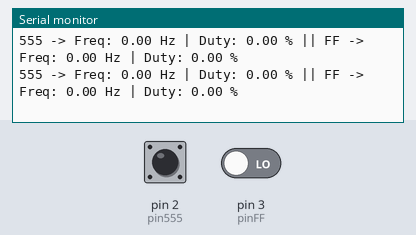
The sketch below on a simulated Arduino Uno, built with avr-gcc and run on an emulated ATmega328P. Parts: the last lines printed to the serial monitor. The inputs (shaded band) are chosen by the test bench; at power-on: pin 2 (pin555) LOW, pin 3 (pinFF) LOW.

Above: at 1.2 s.
1.3 s: pin 2 (pin555) driven HIGH
At 1.47 s:
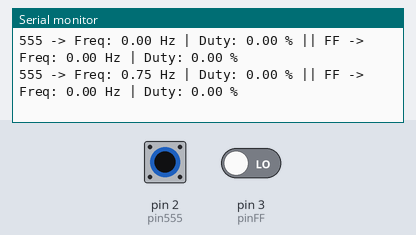
4.3 s: pin 2 (pin555) driven LOW
At 4.43 s:
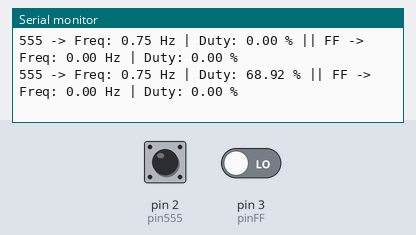
7.3 s: pin 3 (pinFF) driven HIGH
At 7.44 s:
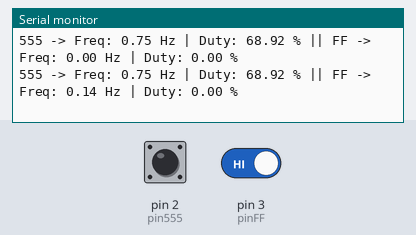
10.3 s: pin 3 (pinFF) driven LOW
At 10.44 s:
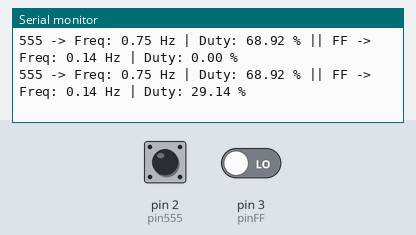
13.3 s: pin 2 (pin555) pulsed HIGH 2 times (0.12 s each, 0.3 s apart)
At 13.48 s:
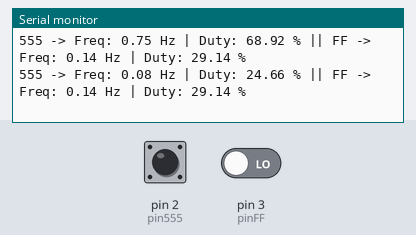
16.9 s: pin 2 (pin555) driven HIGH
At 17.08 s:
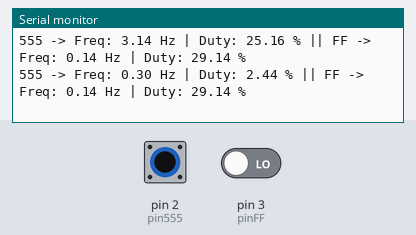
Timing chart, 0 to 19.9 s (numbered marks = the images above; inputs shaded):
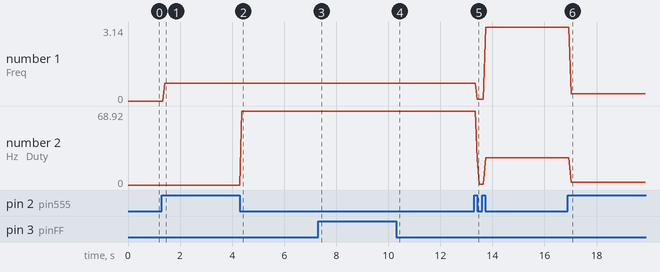

Measured:
- after the input at 1.3 s, the serial monitor: prints a new line after 0.10 s (image 1)
- after the input at 4.3 s, the serial monitor: prints a new line after 0.07 s (image 2)
- after the input at 7.3 s, the serial monitor: prints a new line after 0.07 s (image 3)
- after the input at 10.3 s, the serial monitor: prints a new line after 0.08 s (image 4)
- after the input at 13.3 s, the serial monitor: prints a new line after 0.12 s (image 5)
- after the input at 16.9 s, the serial monitor: prints a new line after 0.12 s (image 6)
- plotted number 1: 0 → 0.75 after the input at 1.3 s, 0.75 → 3.14 after the input at 13.3 s, 3.14 → 0.3 after the input at 16.9 s
- plotted number 2: 0 → 68.92 after the input at 4.3 s, 68.92 → 25.16 after the input at 13.3 s, 25.16 → 2.44 after the input at 16.9 s

The sketch:

Temporizador_en_Arduino.ino
```cpp
// Pines
const int pin555 = 2;
const int pinFF  = 3;

// Variables canal 555
int estadoActual555 = LOW;
int estadoAnterior555 = LOW;
unsigned long tiempoAnterior555 = 0;
unsigned long periodo555 = 0;

unsigned long tHigh555 = 0;
unsigned long tLow555 = 0;
unsigned long tiempoCambio555 = 0;

// Variables canal FF
int estadoActualFF = LOW;
int estadoAnteriorFF = LOW;
unsigned long tiempoAnteriorFF = 0;
unsigned long periodoFF = 0;

unsigned long tHighFF = 0;
unsigned long tLowFF = 0;
unsigned long tiempoCambioFF = 0;

void setup() {
  Serial.begin(9600);

  pinMode(pin555, INPUT);
  pinMode(pinFF, INPUT);
}

void loop() {
  unsigned long tiempoActual = millis();

  // =========================
  // CANAL 555
  // =========================
  estadoActual555 = digitalRead(pin555);

  // Detección de flanco ascendente
  if (estadoActual555 == HIGH && estadoAnterior555 == LOW) {
    periodo555 = tiempoActual - tiempoAnterior555;
    tiempoAnterior555 = tiempoActual;
  }

  // Medición HIGH/LOW
  if (estadoActual555 != estadoAnterior555) {
    if (estadoActual555 == HIGH) {
      tLow555 = tiempoActual - tiempoCambio555;
    } else {
      tHigh555 = tiempoActual - tiempoCambio555;
    }
    tiempoCambio555 = tiempoActual;
  }

  estadoAnterior555 = estadoActual555;

  // =========================
  // CANAL FLIP-FLOP
  // =========================
  estadoActualFF = digitalRead(pinFF);

  if (estadoActualFF == HIGH && estadoAnteriorFF == LOW) {
    periodoFF = tiempoActual - tiempoAnteriorFF;
    tiempoAnteriorFF = tiempoActual;
  }

  if (estadoActualFF != estadoAnteriorFF) {
    if (estadoActualFF == HIGH) {
      tLowFF = tiempoActual - tiempoCambioFF;
    } else {
      tHighFF = tiempoActual - tiempoCambioFF;
    }
    tiempoCambioFF = tiempoActual;
  }

  estadoAnteriorFF = estadoActualFF;

  // =========================
  // CÁLCULOS
  // =========================
  float frecuencia555 = (periodo555 > 0) ? 1000.0 / periodo555 : 0;
  float duty555 = (tHigh555 + tLow555 > 0) ? (tHigh555 * 100.0) / (tHigh555 + tLow555) : 0;

  float frecuenciaFF = (periodoFF > 0) ? 1000.0 / periodoFF : 0;
  float dutyFF = (tHighFF + tLowFF > 0) ? (tHighFF * 100.0) / (tHighFF + tLowFF) : 0;

  // =========================
  // SALIDA
  // =========================
  Serial.print("555 -> Freq: ");
  Serial.print(frecuencia555);
  Serial.print(" Hz | Duty: ");
  Serial.print(duty555);
  Serial.print(" % || ");

  Serial.print("FF -> Freq: ");
  Serial.print(frecuenciaFF);
  Serial.print(" Hz | Duty: ");
  Serial.print(dutyFF);
  Serial.println(" %");


}
```
